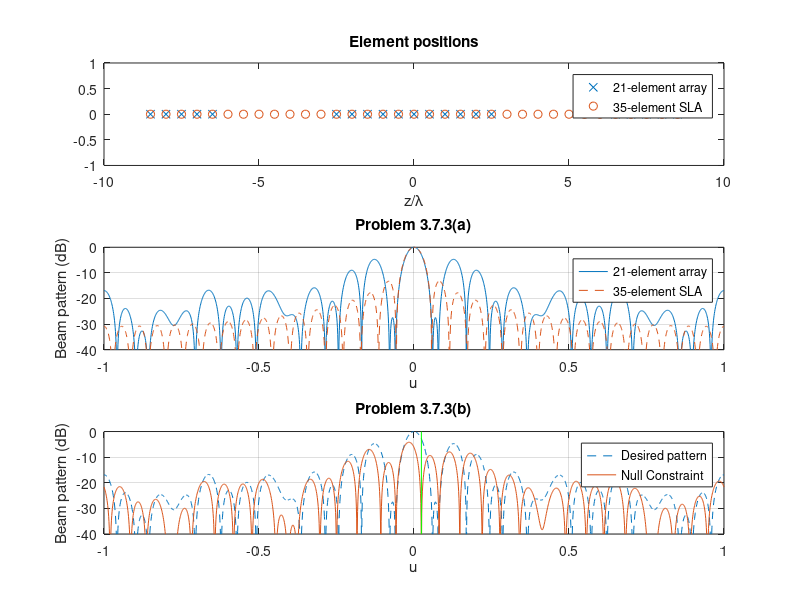

Reproduce this figure in MATLAB.
%%%%%%%%%%%%%%%%%%%%%%%%%%%%%%%%
% problem 3.7.3
% K. Bell 9/23/03
%%%%%%%%%%%%%%%%%%%%%%%%%%%%%%%%
clear all
close all

N1 = 11;
N2 = 5;
d=0.5;

D = [d*[-(N2-1)/2:1:(N2-1)/2]-7.5 d*[-(N1-1)/2:1:(N1-1)/2] d*[-(N2-1)/2:1:(N2-1)/2]+7.5].';
N=length(D);

subplot(3,1,1)
h1=plot(D.', zeros(1,N),'x');


N3 = 35;
D3 = d*[-(N3-1)/2:1:(N3-1)/2].';
hold on
h2=plot(D3.', zeros(1,N3),'o');
xlabel('z/\lambda')
title('Element positions')
legend([h1 h2],'21-element array','35-element SLA')
hold off


u = [-1:0.001:1];

v = exp(j*2*pi*D*u);
v3 = exp(j*2*pi*D3*u);

w_unf = ones(N,1)/N;
Bd = w_unf'*v;

B3 = ones(N3,1)'*v3/N3;

subplot(3,1,2)
h1=plot(u,20*log10(abs(Bd)));
hold on
h2=plot(u,20*log10(abs(B3)),'--');
axis([-1 1 -40 0])
grid on
xlabel('u')
ylabel('Beam pattern (dB)')
legend([h1 h2],'21-element array','35-element SLA')
title('Problem 3.7.3(a)')


u_null = 0.5/N;
C = exp(j*2*pi*D*u_null);
Pc_orth = eye(N)-C*inv(C'*C)*C';
wc = Pc_orth*w_unf;

Bc = wc'*v;
subplot(3,1,3)
h1=plot(u,20*log10(abs(Bd)),'--');
hold on
h2=plot(u,20*log10(abs(Bc)),'-');
plot(u_null*[1 1],[-60 0],'g')
hold off
axis([-1 1 -40 0])
grid on
xlabel('u')
ylabel('Beam pattern (dB)')
legend([h1 h2],'Desired pattern','Null Constraint')
title('Problem 3.7.3(b)')
